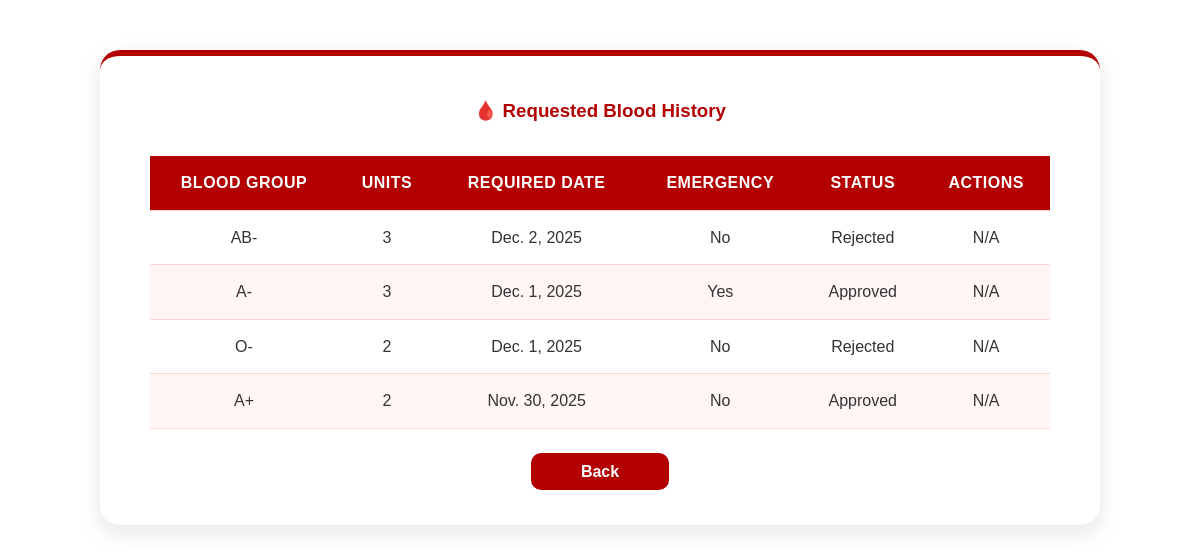
/hospital_dashboard/view_request/ (signed in), run on an earlier commit of the app's database.
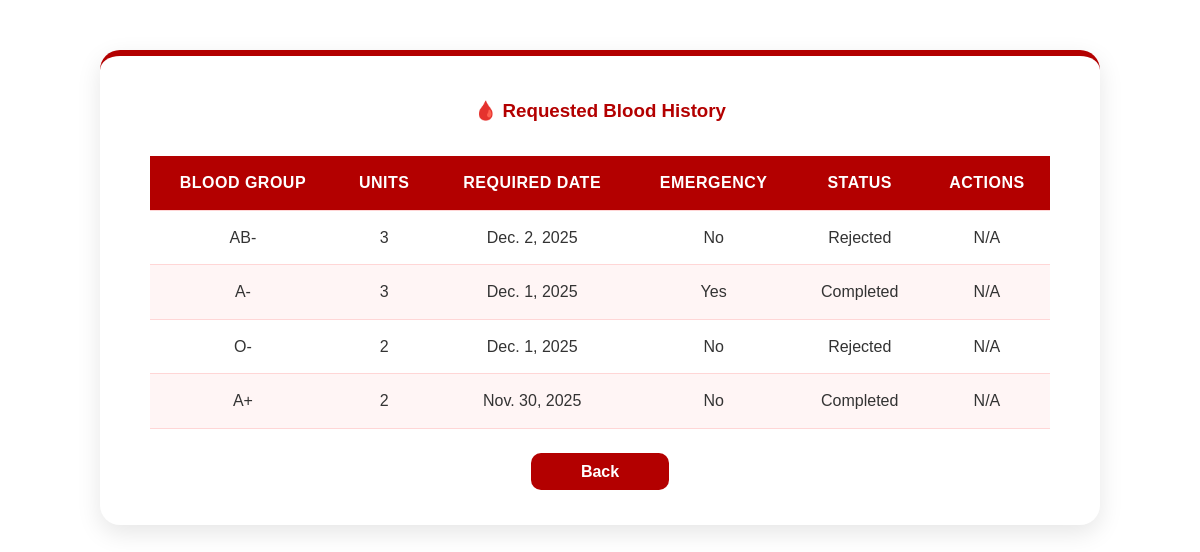
And on a later commit of the database.
### BB_app/models.py (models this page shows, shortened)
class BloodRequest(models.Model):
    hospital = models.ForeignKey(HospitalProfile, on_delete=models.CASCADE, related_name="blood_requests")
    blood_group = models.CharField(
        max_length=3,
        choices=[
            ('A+', 'A+'), ('A-', 'A-'),
            ('B+', 'B+'), ('B-', 'B-'),
            ('O+', 'O+'), ('O-', 'O-'),
            ('AB+', 'AB+'), ('AB-', 'AB-'),
        ]
    )
    units_requested = models.PositiveIntegerField()
    date_required = models.DateField()
    is_emergency = models.BooleanField(default=False)
    request_date = models.DateTimeField(auto_now_add=True)
    status_choices = [
        ('Pending', 'Pending'),
        ('Approved', 'Approved'),
        ('Rejected', 'Rejected'),
        ('Completed', 'Completed'),
        ('Expired', 'Expired'),
    ]
    status = models.CharField(max_length=10, choices=status_choices, default='Pending')

### BB_app/views.py (the view)
# urls.py: path('hospital_dashboard/view_request/', views.view_request, name='view_request'),
@login_required
def view_request(request):
    hospital = get_object_or_404(HospitalProfile, user=request.user)
    requests = BloodRequest.objects.filter(hospital=hospital).order_by('-request_date')
    return render(request, 'view_request.html', {'requests': requests})

### BB_app/templates/view_request.html (shortened to what this page needs)
{% extends 'master.html' %}
{% block content %}
<div class="table-container">
    <h3>🩸 Requested Blood History</h3>
    <table class="table">
        <thead>
            <tr>
                <th>Blood Group</th>
                <th>Units</th>
                <th>Required Date</th>
                <th>Emergency</th>
                <th>Status</th>
                <th>Actions</th>
            </tr>
        </thead>
        <tbody>
            {% for req in requests %}
            <tr class="{% if req.is_emergency and req.status == 'Pending' %}emergency-row{% endif %}">
                <td>{{ req.blood_group }}</td>
                <td>{{ req.units_requested }}</td>
                <td>{{ req.date_required }}</td>
                <td>
                    {% if req.is_emergency and req.status == 'Pending' %}
                        <span class="emergency-label">Yes 🚨</span>
                    {% else %}
                        {% if req.is_emergency %}Yes{% else %}No{% endif %}
                    {% endif %}
                </td>
                <td>
                    {% if req.status == 'Approved' %}
                        <span class="badge bg-success">{{ req.status }}</span>
                    {% elif req.status == 'Rejected' %}
                        <span class="badge bg-danger">{{ req.status }}</span>
                    {% else %}
                        <span class="badge bg-warning text-dark">{{ req.status }}</span>
                    {% endif %}
                </td>
                <td>
                    {% if req.status == 'Pending' %}
                        <a href="{% url 'edit_hospital_request' req.id %}" class="btn btn-sm btn-primary">Edit</a>
                        <form method="post" action="{% url 'delete_hospital_request' req.id %}" style="display:inline;">
                            {% csrf_token %}
                            <button type="submit" class="btn btn-sm btn-danger" onclick="return confirm('Are you sure you want to delete this request?');">Delete</button>
                        </form>
                    {% else %}
                        <span class="text-muted">N/A</span>
                    {% endif %}
                </td>
            </tr>
            {% empty %}
            <tr><td colspan="6">No requests yet.</td></tr>
            {% endfor %}
        </tbody>
    </table>
    <div style="text-align: center;">
        <a href="{% url 'hospital_dashboard' %}" class="btn btn-secondary">Back</a>
    </div>
</div>
{% endblock %}

What changed in the data, as far as the page shows it:
changed BloodRequest (number 2 of 4 on the later page): status "Approved" → "Completed"
changed BloodRequest "Nov. 30, 2025": status "Approved" → "Completed"
